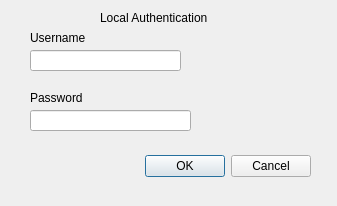
<?xml version="1.0" encoding="UTF-8"?>
<ui version="4.0">
 <class>LocalAuth</class>
 <widget class="QDialog" name="LocalAuth">
  <property name="geometry">
   <rect>
    <x>0</x>
    <y>0</y>
    <width>337</width>
    <height>206</height>
   </rect>
  </property>
  <property name="windowTitle">
   <string>Dialog</string>
  </property>
  <widget class="QDialogButtonBox" name="buttonBox">
   <property name="geometry">
    <rect>
     <x>10</x>
     <y>150</y>
     <width>301</width>
     <height>32</height>
    </rect>
   </property>
   <property name="orientation">
    <enum>Qt::Horizontal</enum>
   </property>
   <property name="standardButtons">
    <set>QDialogButtonBox::Cancel|QDialogButtonBox::Ok</set>
   </property>
  </widget>
  <widget class="QLabel" name="titleLabel">
   <property name="geometry">
    <rect>
     <x>100</x>
     <y>10</y>
     <width>131</width>
     <height>16</height>
    </rect>
   </property>
   <property name="text">
    <string>Local Authentication</string>
   </property>
  </widget>
  <widget class="QLabel" name="usernameLabel">
   <property name="geometry">
    <rect>
     <x>30</x>
     <y>30</y>
     <width>81</width>
     <height>16</height>
    </rect>
   </property>
   <property name="text">
    <string>Username</string>
   </property>
  </widget>
  <widget class="QLabel" name="passwordLabel">
   <property name="geometry">
    <rect>
     <x>30</x>
     <y>90</y>
     <width>58</width>
     <height>16</height>
    </rect>
   </property>
   <property name="text">
    <string>Password</string>
   </property>
  </widget>
  <widget class="QLineEdit" name="userLineEdit">
   <property name="geometry">
    <rect>
     <x>30</x>
     <y>50</y>
     <width>151</width>
     <height>21</height>
    </rect>
   </property>
  </widget>
  <widget class="QLineEdit" name="passLineEdit">
   <property name="geometry">
    <rect>
     <x>30</x>
     <y>110</y>
     <width>161</width>
     <height>21</height>
    </rect>
   </property>
   <property name="echoMode">
    <enum>QLineEdit::PasswordEchoOnEdit</enum>
   </property>
  </widget>
 </widget>
 <resources/>
 <connections>
  <connection>
   <sender>buttonBox</sender>
   <signal>accepted()</signal>
   <receiver>LocalAuth</receiver>
   <slot>accept()</slot>
   <hints>
    <hint type="sourcelabel">
     <x>248</x>
     <y>254</y>
    </hint>
    <hint type="destinationlabel">
     <x>157</x>
     <y>274</y>
    </hint>
   </hints>
  </connection>
  <connection>
   <sender>buttonBox</sender>
   <signal>rejected()</signal>
   <receiver>LocalAuth</receiver>
   <slot>reject()</slot>
   <hints>
    <hint type="sourcelabel">
     <x>316</x>
     <y>260</y>
    </hint>
    <hint type="destinationlabel">
     <x>286</x>
     <y>274</y>
    </hint>
   </hints>
  </connection>
 </connections>
</ui>
